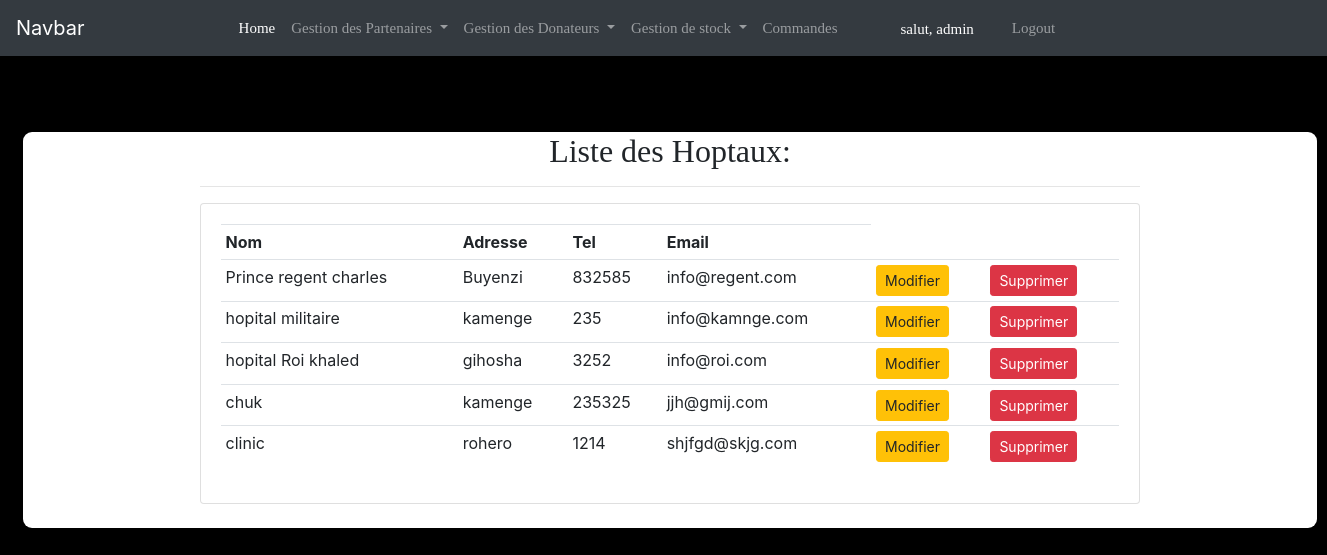
Screenshot of /liste_hopitaux/ (signed in) with the database file from the repository.
### blood_bank_app/models.py (models this page shows, shortened)
class Hopitaux(models.Model):
    user = models.OneToOneField(User, null=True, on_delete=models.CASCADE)
    nom = models.CharField(max_length=30)
    adress = models.CharField(max_length=30)
    tel = models.CharField(max_length=30)
    email = models.CharField(max_length=30)

### blood_bank_app/views.py (the view)
# urls.py: path('liste_hopitaux/', views.hopitaux_list, name='liste_hopitaux'),
@login_required(login_url='login')
def hopitaux_list(request):
    hopitaux = Hopitaux.objects.all()
    return render(request, 'app/liste_hopitaux.html',{'hopitaux': hopitaux})

### templates/app/liste_hopitaux.html
{% extends 'app/main.html' %}
{% block content %}
<body style="background-color: black;">
    <div style="border-radius: 9px;background-color: white;width: 1294px;margin-left: 23px;margin-top: 76px;">
        <center><div class="col-md-9">
            <h2 style="font-family: 'Dancing Script', cursive;margin-top: 40px;">Liste des Hoptaux:</h2>
            <hr>
            <div class="card card-body">
                <table class="table table-sm">
                    <tr>
                        <th>Nom</th>
                        <th>Adresse</th>
                        <th>Tel</th>
                        <th>Email</th>
                    </tr>
                    {% for i in hopitaux %}
                        <tr>
                            <td>{{i.nom}}</td>
                            <td>{{i.adress}}</td>
                            <td>{{i.tel}}</td>
                            <td>{{i.email}}</td>
                       <td><a class="btn btn-sm btn-warning" href="{% url 'update_hopitaux' i.id %}">Modifier</a></td>
                        <td><a class="btn btn-sm btn-danger" href="{% url 'delete_hopitaux' i.id %}">Supprimer</a></td>
                        </tr>
                        {% endfor %}
                </table>
            </div>
        </div>
        <br>
        </center>
    </div>
</body>
{% endblock %}

### templates/app/navbar.html (shortened to what this page needs)
 <!DOCTYPE html>
 <html lang="en">
 <head>
 </head>
 <body>
  <nav class="navbar navbar-expand-lg navbar-dark bg-dark">
    <a class="navbar-brand" href="{% url 'home' %}">Navbar</a>
    <div class="collapse navbar-collapse" id="navbarNav">
      <ul class="navbar-nav" style="margin-left: 130px;">
        <li class="nav-item active">
          <a class="nav-link" href="{% url 'home' %}" style="font-family: 'Dancing Script', cursive;font-size: 15px;">Home</a>
        </li>
        {% if request.user.is_staff %}
        <li class="nav-item dropdown">
          <a class="nav-link dropdown-toggle" href="#" id="navbarDropdownMenuLink" style="font-family: 'Dancing Script', cursive;font-size: 15px;" data-toggle="dropdown" aria-haspopup="true" aria-expanded="false">
           Gestion des Partenaires
          </a>
        </li>
        <li class="nav-item dropdown">
          <a class="nav-link dropdown-toggle" href="#" id="navbarDropdownMenuLink" style="font-family: 'Dancing Script', cursive;font-size: 15px;" data-toggle="dropdown" aria-haspopup="true" aria-expanded="false">
           Gestion des Donateurs
          </a>
        </li>
          <li class="nav-item dropdown">
          <a class="nav-link dropdown-toggle" href="#" id="navbarDropdownMenuLink" style="font-family: 'Dancing Script', cursive;font-size: 15px;" data-toggle="dropdown" aria-haspopup="true" aria-expanded="false">
           Gestion de stock
          </a>
        </li>
        <li class="nav-item ">
          <a class="nav-link" href="{% url 'commandes' %}" style="font-family: 'Dancing Script', cursive;font-size: 15px;">Commandes</a>
        </li>
        <span style="margin-top: 9px;margin-left: 55px;color: white;font-family: 'Dancing Script', cursive;font-size: 15px;">salut, {{request.user}}</span>
           {% endif%}
         <li class="nav-item">
            <a class="nav-link" href="{% url 'logout' %}" style="font-family: 'Dancing Script', cursive;margin-left:30px;font-size: 15px;">Logout</a>
          </li>
      </ul>
    </div>
  </nav>
 </body>
 </html>

### rows the page displays
Hopitaux: nom "Prince regent charles", adress "Buyenzi", tel "832585", email "info@regent.com"
Hopitaux: nom "hopital militaire", adress "kamenge", tel "235", email "info@kamnge.com"
Hopitaux: nom "hopital Roi khaled", adress "gihosha", tel "3252", email "info@roi.com"
Hopitaux: nom "chuk", adress "kamenge", tel "235325", email "jjh@gmij.com"
Hopitaux: nom "clinic", adress "rohero", tel "1214", email "shjfgd@skjg.com"

### other values shown
{{ request.user }} "admin"
